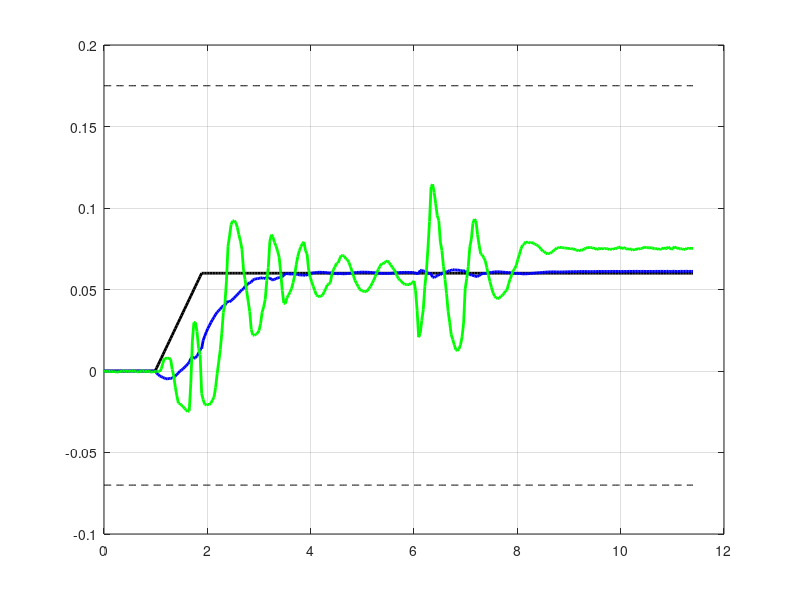

Here is the MATLAB script that generated this plot: (Note: this script raises an error after producing the figure.)
data = csvread('exp06.csv');

n = data(267:647,1);
t = data(267:647,2)-8.01;
zmp_ft = data(267:647,3);
zmp_model = data(267:647,4);
zmp_error = data(267:647,5);
zmp_ref = data(267:647,6);
u = data(267:647,7);
x1 = data(267:647,8);
x2 = data(267:647,9);
angle = data(267:647,10);

%Sole borders
front = (120+55)/1000*ones(size(n));
back = -70/1000*ones(size(n));
left = (140+37.5)/1000*ones(size(n));
right = -(140+37.5)/1000*ones(size(n));

figure; hold on; grid on; box on
L11 = line(t,zmp_ref,'Color','k','LineWidth',2);
L12 = line(t,zmp_model,'Color','b','LineWidth',2);
L13 = line(t,zmp_ft,'Color','g','LineWidth',2);
L14 = line(t,front,'Color','k','LineStyle','--');
L15 = line(t,back,'Color','k','LineStyle','--');

ax1 = gca; % current axes
ax1.XColor = 'k';
ax1.YColor = 'k';
ax1.YLim = [-0.04 0.12];
ax1.FontSize = 14;

ax1_pos = ax1.Position; % position of first axes
ax2 = axes('Position',ax1_pos,...
    'XAxisLocation','bottom',...
    'YAxisLocation','right',...
    'Color','none',...
    'FontSize', 14);
L21 = line(t,angle,'Parent',ax2,'Color','r','LineWidth',2);


%title('Multiple x-axes and y-axes figure')
xlabel(ax1, 't [s]');
ylabel(ax1, 'ZMP [m]');
ylabel(ax2, 'angle [deg]');
legend([L11, L12, L13, L21],...
    'Reference ZMP','Model ZMP', 'F-T ZMP',...
    'Angular position');

